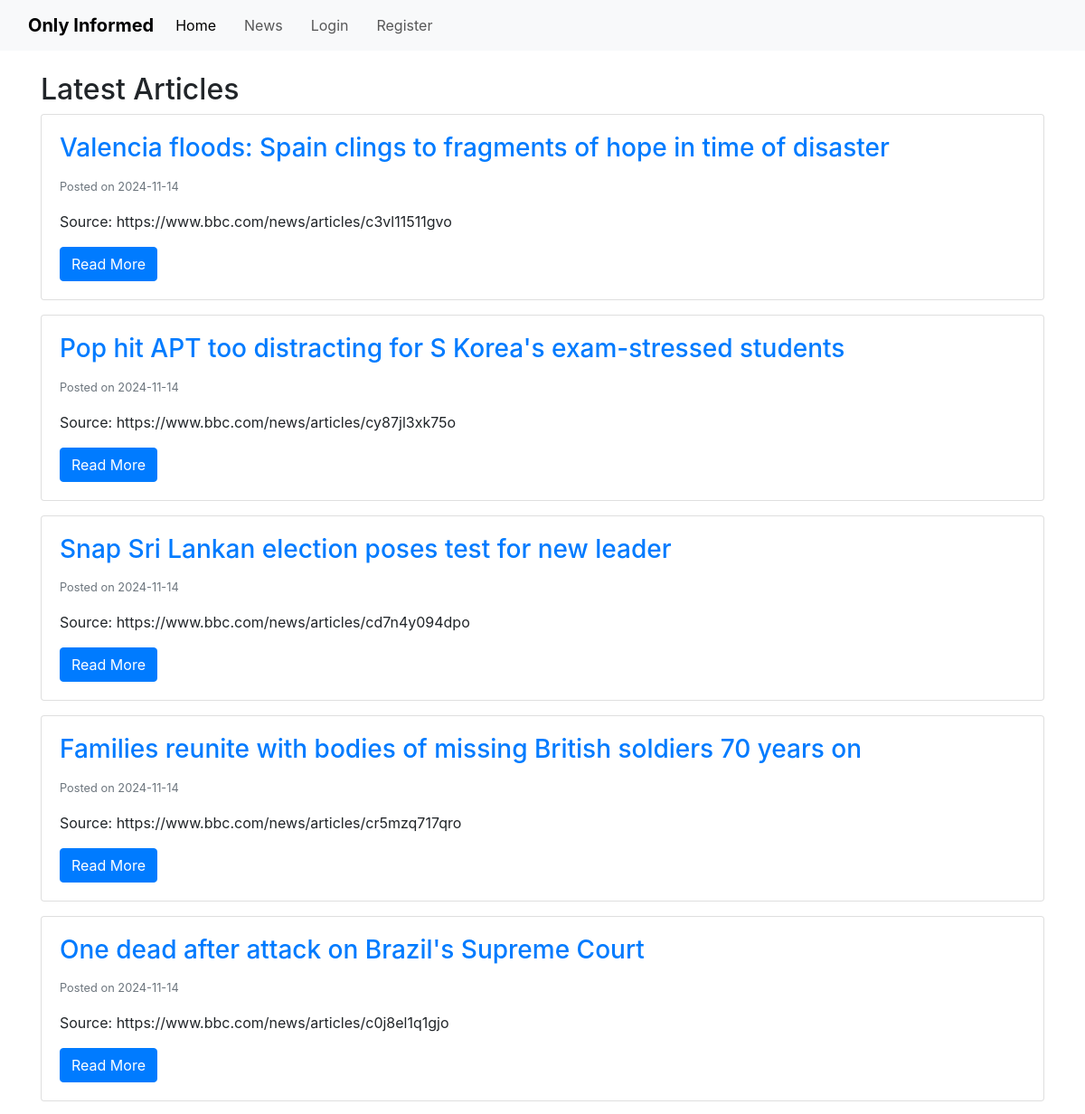
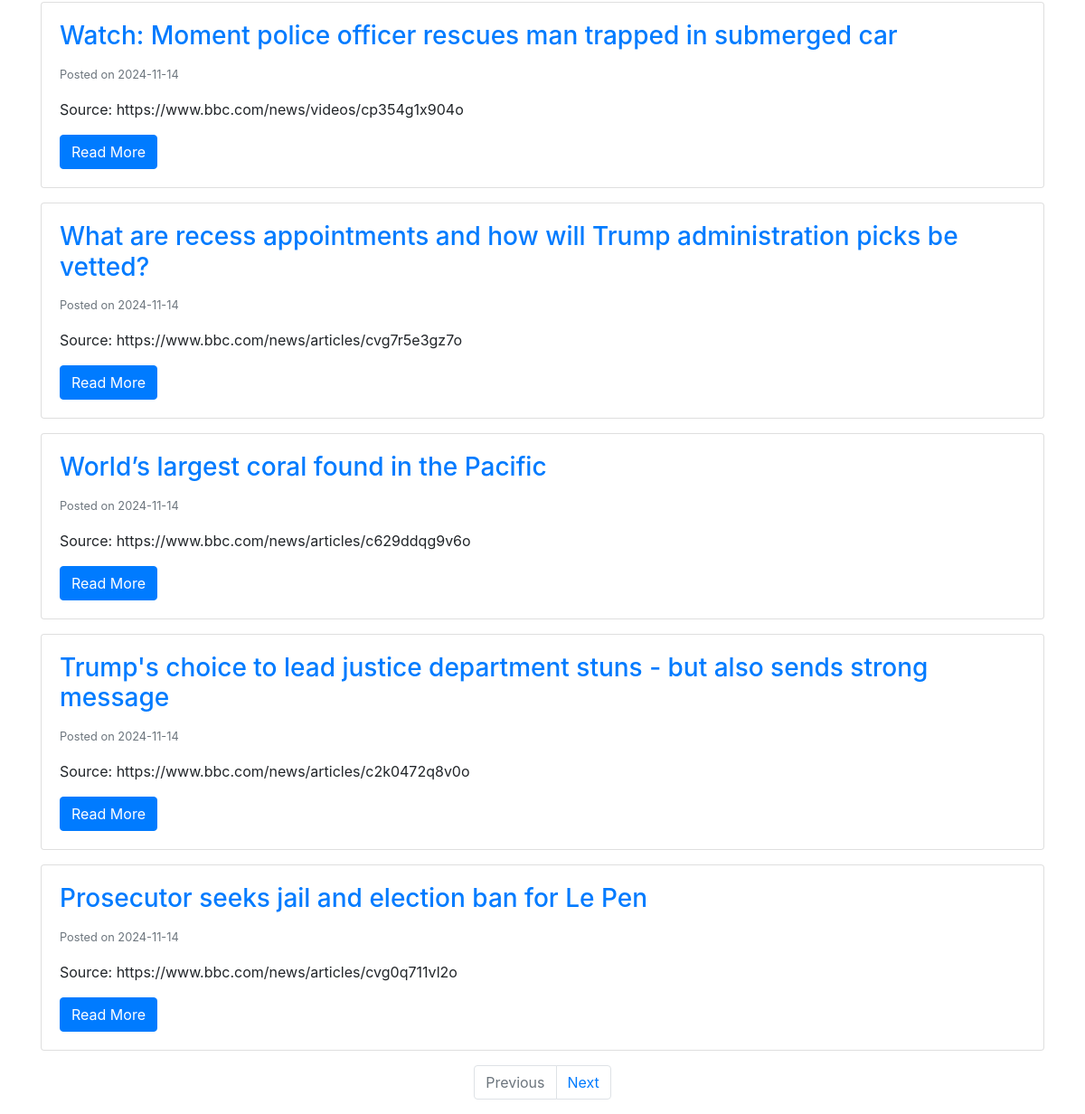
Page /articles on the earlier database version (2 pictures, top to bottom).
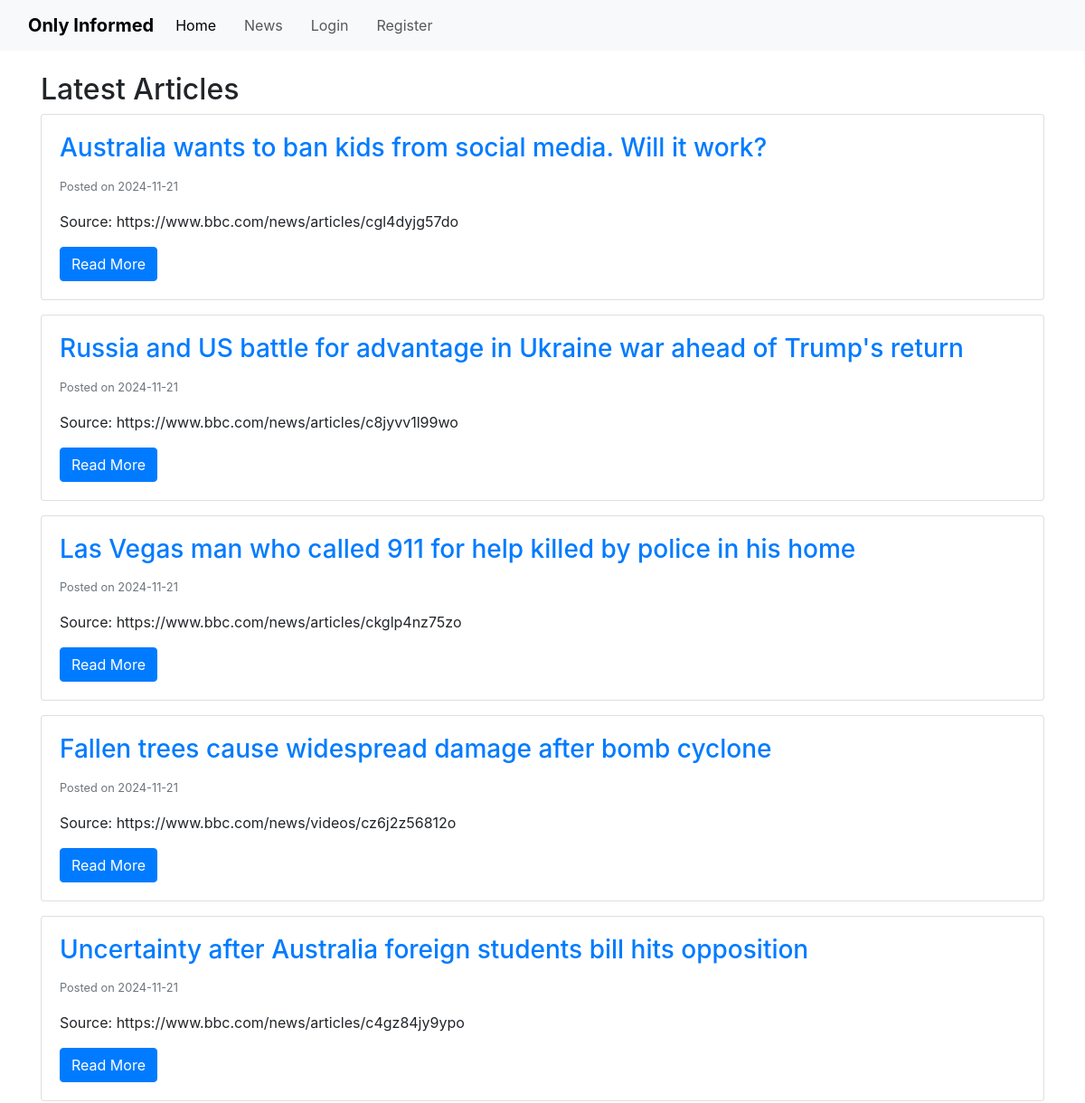
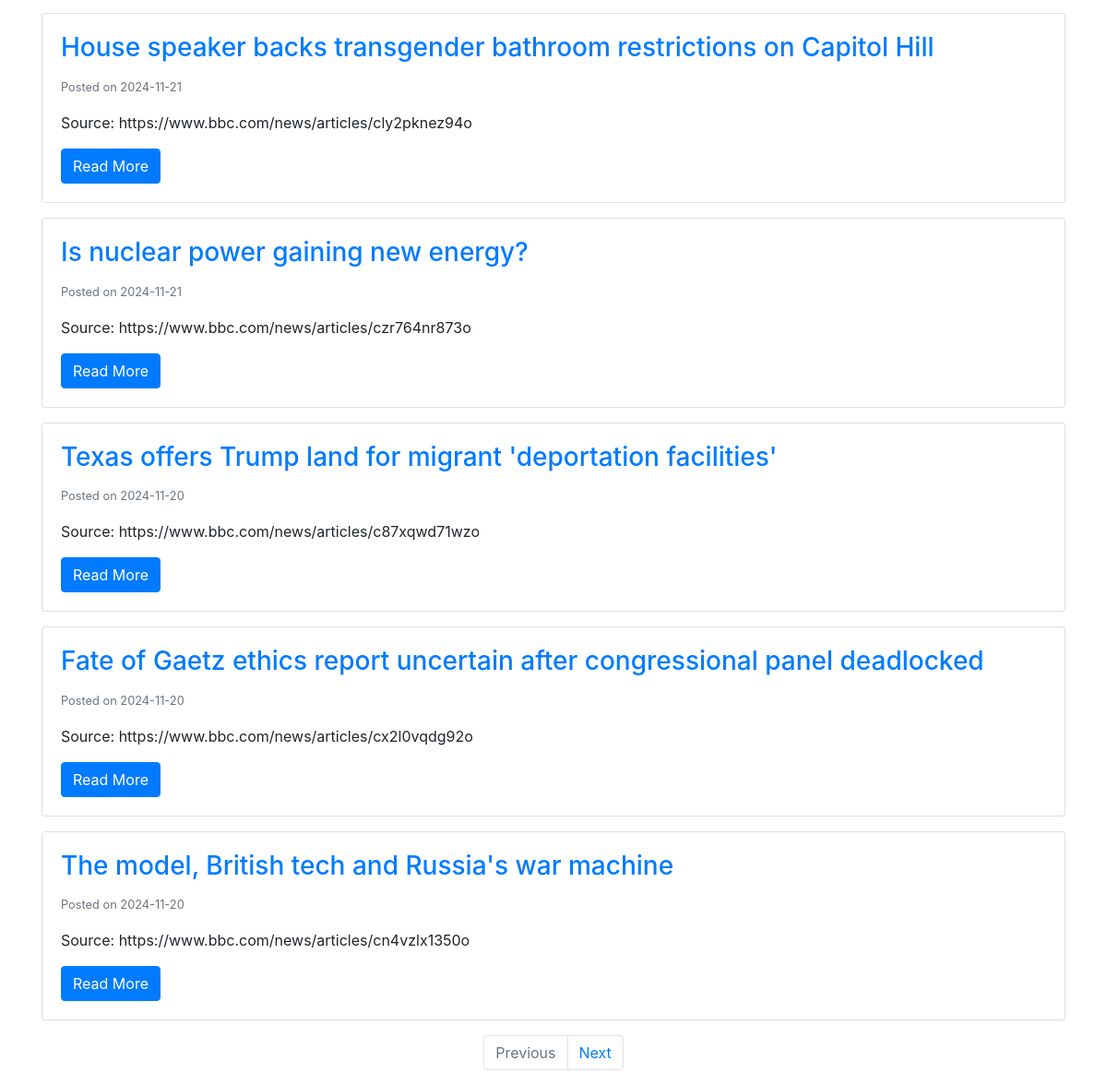
Same page on the later database version (2 pictures, top to bottom).
### app/models.py (models this page shows, shortened)
class Article(db.Model):
    __tablename__ = 'article'
    id = db.Column(db.Integer, primary_key = True)
    title = db.Column(db.String(250), nullable = False, unique = True)
    content = db.Column(db.Text, nullable = False)
    source = db.Column(db.String(200), nullable = False)
    date_posted = db.Column(db.DateTime, nullable = False, default = datetime.now(timezone.utc))
    quiz = relationship('Quiz', uselist = False, backref = 'article') # uselist=false indicates a 1 to 1 relationship with quiz
    comments = relationship('Comment', backref = 'article', lazy = True)

### app/routes.py (the view)
@app.route('/articles')
def articles():
    page = request.args.get('page', 1, type=int)
    articles = Article.query.order_by(Article.date_posted.desc()).paginate(page=page, per_page=10)
    return render_template('articles.html', articles=articles)

### app/templates/articles.html (shortened to what this page needs)
{% extends "base.html" %}
{% block content %}
<h2>Latest Articles</h2>
{% for article in articles.items %}
    <div class="card mb-3">
        <div class="card-body">
            <h3 class="card-title">
                <a href="{{ url_for('article', article_id=article.id) }}">{{ article.title }}</a>
            </h3>
            <p class="card-text"><small class="text-muted">Posted on {{ article.date_posted.strftime('%Y-%m-%d') }}</small></p>
            <p class="card-text">Source: {{ article.source }}</p>
            <a href="{{ url_for('article', article_id=article.id) }}" class="btn btn-primary">Read More</a>
        </div>
    </div>
{% else %}
    <p>No articles available.</p>
{% endfor %}
<nav aria-label="Page navigation">
    <ul class="pagination justify-content-center">
        {% if articles.has_prev %}
            <li class="page-item">
                <a class="page-link" href="{{ url_for('articles', page=articles.prev_num) }}">Previous</a>
            </li>
        {% else %}
            <li class="page-item disabled">
                <a class="page-link" href="#">Previous</a>
            </li>
        {% endif %}
        {% if articles.has_next %}
            <li class="page-item">
                <a class="page-link" href="{{ url_for('articles', page=articles.next_num) }}">Next</a>
            </li>
        {% else %}
            <li class="page-item disabled">
                <a class="page-link" href="#">Next</a>
            </li>
        {% endif %}
    </ul>
</nav>
{% endblock %}

Differences in the rows shown:
no longer on this page (row unchanged): Article: title "Valencia floods: Spain clings to fragments of hope in time of disaster", date_posted "2024-11-14", source "https://www.bbc.com/news/articles/c3vl11511gvo"
no longer on this page (row unchanged): Article: title "Pop hit APT too distracting for S Korea's exam-stressed students", date_posted "2024-11-14", source "https://www.bbc.com/news/articles/cy87jl3xk75o"
no longer on this page (row unchanged): Article: title "Snap Sri Lankan election poses test for new leader", date_posted "2024-11-14", source "https://www.bbc.com/news/articles/cd7n4y094dpo"
no longer on this page (row unchanged): Article: title "Families reunite with bodies of missing British soldiers 70 years on", date_posted "2024-11-14", source "https://www.bbc.com/news/articles/cr5mzq717qro"
no longer on this page (row unchanged): Article: title "One dead after attack on Brazil's Supreme Court", date_posted "2024-11-14", source "https://www.bbc.com/news/articles/c0j8el1q1gjo"
no longer on this page (row unchanged): Article: title "Watch: Moment police officer rescues man trapped in submerged car", date_posted "2024-11-14", source "https://www.bbc.com/news/videos/cp354g1x904o"
no longer on this page (row unchanged): Article: title "What are recess appointments and how will Trump administration picks be vetted?", date_posted "2024-11-14", source "https://www.bbc.com/news/articles/cvg7r5e3gz7o"
no longer on this page (row unchanged): Article: title "World’s largest coral found in the Pacific", date_posted "2024-11-14", source "https://www.bbc.com/news/articles/c629ddqg9v6o"
no longer on this page (row unchanged): Article: title "Trump's choice to lead justice department stuns - but also sends strong message", date_posted "2024-11-14", source "https://www.bbc.com/news/articles/c2k0472q8v0o"
no longer on this page (row unchanged): Article: title "Prosecutor seeks jail and election ban for Le Pen", date_posted "2024-11-14", source "https://www.bbc.com/news/articles/cvg0q711vl2o"
added Article: title "Australia wants to ban kids from social media. Will it work?", date_posted "2024-11-21", source "https://www.bbc.com/news/articles/cgl4dyjg57do"
added Article: title "Russia and US battle for advantage in Ukraine war ahead of Trump's return", date_posted "2024-11-21", source "https://www.bbc.com/news/articles/c8jyvv1l99wo"
added Article: title "Las Vegas man who called 911 for help killed by police in his home", date_posted "2024-11-21", source "https://www.bbc.com/news/articles/ckglp4nz75zo"
added Article: title "Fallen trees cause widespread damage after bomb cyclone", date_posted "2024-11-21", source "https://www.bbc.com/news/videos/cz6j2z56812o"
added Article: title "Uncertainty after Australia foreign students bill hits opposition", date_posted "2024-11-21", source "https://www.bbc.com/news/articles/c4gz84jy9ypo"
added Article: title "House speaker backs transgender bathroom restrictions on Capitol Hill", date_posted "2024-11-21", source "https://www.bbc.com/news/articles/cly2pknez94o"
added Article: title "Is nuclear power gaining new energy?", date_posted "2024-11-21", source "https://www.bbc.com/news/articles/czr764nr873o"
added Article: title "Texas offers Trump land for migrant 'deportation facilities'", date_posted "2024-11-20", source "https://www.bbc.com/news/articles/c87xqwd71wzo"
added Article: title "Fate of Gaetz ethics report uncertain after congressional panel deadlocked", date_posted "2024-11-20", source "https://www.bbc.com/news/articles/cx2l0vqdg92o"
added Article: title "The model, British tech and Russia's war machine", date_posted "2024-11-20", source "https://www.bbc.com/news/articles/cn4vzlx1350o"
